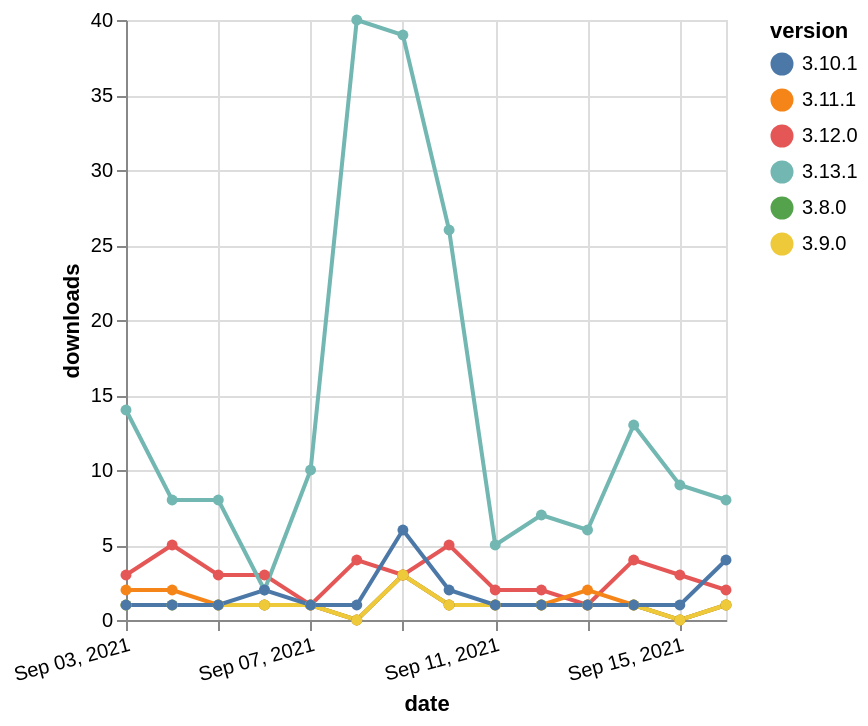

Vega-Lite specification stored for this chart:
### Vega-Lite specification from a JSON file in a GitHub repository (floating-point values rounded to 4 significant figures)
{"$schema": "https://vega.github.io/schema/vega-lite/v5.json", "description": "A simple bar chart with embedded data.", "data": {"values": [{"date": "2021-09-03", "total": 261, "delta": 1, "version": "3.8.0"}, {"date": "2021-09-04", "total": 262, "delta": 1, "version": "3.8.0"}, {"date": "2021-09-05", "total": 263, "delta": 1, "version": "3.8.0"}, {"date": "2021-09-06", "total": 264, "delta": 1, "version": "3.8.0"}, {"date": "2021-09-07", "total": 265, "delta": 1, "version": "3.8.0"}, {"date": "2021-09-08", "total": 265, "delta": 0, "version": "3.8.0"}, {"date": "2021-09-09", "total": 268, "delta": 3, "version": "3.8.0"}, {"date": "2021-09-10", "total": 269, "delta": 1, "version": "3.8.0"}, {"date": "2021-09-11", "total": 270, "delta": 1, "version": "3.8.0"}, {"date": "2021-09-12", "total": 271, "delta": 1, "version": "3.8.0"}, {"date": "2021-09-13", "total": 272, "delta": 1, "version": "3.8.0"}, {"date": "2021-09-14", "total": 273, "delta": 1, "version": "3.8.0"}, {"date": "2021-09-15", "total": 273, "delta": 0, "version": "3.8.0"}, {"date": "2021-09-16", "total": 274, "delta": 1, "version": "3.8.0"}, {"date": "2021-09-03", "total": 2265, "delta": 3, "version": "3.12.0"}, {"date": "2021-09-04", "total": 2270, "delta": 5, "version": "3.12.0"}, {"date": "2021-09-05", "total": 2273, "delta": 3, "version": "3.12.0"}, {"date": "2021-09-06", "total": 2276, "delta": 3, "version": "3.12.0"}, {"date": "2021-09-07", "total": 2277, "delta": 1, "version": "3.12.0"}, {"date": "2021-09-08", "total": 2281, "delta": 4, "version": "3.12.0"}, {"date": "2021-09-09", "total": 2284, "delta": 3, "version": "3.12.0"}, {"date": "2021-09-10", "total": 2289, "delta": 5, "version": "3.12.0"}, {"date": "2021-09-11", "total": 2291, "delta": 2, "version": "3.12.0"}, {"date": "2021-09-12", "total": 2293, "delta": 2, "version": "3.12.0"}, {"date": "2021-09-13", "total": 2294, "delta": 1, "version": "3.12.0"}, {"date": "2021-09-14", "total": 2298, "delta": 4, "version": "3.12.0"}, {"date": "2021-09-15", "total": 2301, "delta": 3, "version": "3.12.0"}, {"date": "2021-09-16", "total": 2303, "delta": 2, "version": "3.12.0"}, {"date": "2021-09-03", "total": 4930, "delta": 2, "version": "3.11.1"}, {"date": "2021-09-04", "total": 4932, "delta": 2, "version": "3.11.1"}, {"date": "2021-09-05", "total": 4933, "delta": 1, "version": "3.11.1"}, {"date": "2021-09-06", "total": 4934, "delta": 1, "version": "3.11.1"}, {"date": "2021-09-07", "total": 4935, "delta": 1, "version": "3.11.1"}, {"date": "2021-09-08", "total": 4935, "delta": 0, "version": "3.11.1"}, {"date": "2021-09-09", "total": 4938, "delta": 3, "version": "3.11.1"}, {"date": "2021-09-10", "total": 4939, "delta": 1, "version": "3.11.1"}, {"date": "2021-09-11", "total": 4940, "delta": 1, "version": "3.11.1"}, {"date": "2021-09-12", "total": 4941, "delta": 1, "version": "3.11.1"}, {"date": "2021-09-13", "total": 4943, "delta": 2, "version": "3.11.1"}, {"date": "2021-09-14", "total": 4944, "delta": 1, "version": "3.11.1"}, {"date": "2021-09-15", "total": 4944, "delta": 0, "version": "3.11.1"}, {"date": "2021-09-16", "total": 4945, "delta": 1, "version": "3.11.1"}, {"date": "2021-09-03", "total": 627, "delta": 14, "version": "3.13.1"}, {"date": "2021-09-04", "total": 635, "delta": 8, "version": "3.13.1"}, {"date": "2021-09-05", "total": 643, "delta": 8, "version": "3.13.1"}, {"date": "2021-09-06", "total": 645, "delta": 2, "version": "3.13.1"}, {"date": "2021-09-07", "total": 655, "delta": 10, "version": "3.13.1"}, {"date": "2021-09-08", "total": 695, "delta": 40, "version": "3.13.1"}, {"date": "2021-09-09", "total": 734, "delta": 39, "version": "3.13.1"}, {"date": "2021-09-10", "total": 760, "delta": 26, "version": "3.13.1"}, {"date": "2021-09-11", "total": 765, "delta": 5, "version": "3.13.1"}, {"date": "2021-09-12", "total": 772, "delta": 7, "version": "3.13.1"}, {"date": "2021-09-13", "total": 778, "delta": 6, "version": "3.13.1"}, {"date": "2021-09-14", "total": 791, "delta": 13, "version": "3.13.1"}, {"date": "2021-09-15", "total": 800, "delta": 9, "version": "3.13.1"}, {"date": "2021-09-16", "total": 808, "delta": 8, "version": "3.13.1"}, {"date": "2021-09-03", "total": 188, "delta": 1, "version": "3.9.0"}, {"date": "2021-09-04", "total": 189, "delta": 1, "version": "3.9.0"}, {"date": "2021-09-05", "total": 190, "delta": 1, "version": "3.9.0"}, {"date": "2021-09-06", "total": 191, "delta": 1, "version": "3.9.0"}, {"date": "2021-09-07", "total": 192, "delta": 1, "version": "3.9.0"}, {"date": "2021-09-08", "total": 192, "delta": 0, "version": "3.9.0"}, {"date": "2021-09-09", "total": 195, "delta": 3, "version": "3.9.0"}, {"date": "2021-09-10", "total": 196, "delta": 1, "version": "3.9.0"}, {"date": "2021-09-11", "total": 197, "delta": 1, "version": "3.9.0"}, {"date": "2021-09-12", "total": 198, "delta": 1, "version": "3.9.0"}, {"date": "2021-09-13", "total": 199, "delta": 1, "version": "3.9.0"}, {"date": "2021-09-14", "total": 200, "delta": 1, "version": "3.9.0"}, {"date": "2021-09-15", "total": 200, "delta": 0, "version": "3.9.0"}, {"date": "2021-09-16", "total": 201, "delta": 1, "version": "3.9.0"}, {"date": "2021-09-03", "total": 1931, "delta": 1, "version": "3.10.1"}, {"date": "2021-09-04", "total": 1932, "delta": 1, "version": "3.10.1"}, {"date": "2021-09-05", "total": 1933, "delta": 1, "version": "3.10.1"}, {"date": "2021-09-06", "total": 1935, "delta": 2, "version": "3.10.1"}, {"date": "2021-09-07", "total": 1936, "delta": 1, "version": "3.10.1"}, {"date": "2021-09-08", "total": 1937, "delta": 1, "version": "3.10.1"}, {"date": "2021-09-09", "total": 1943, "delta": 6, "version": "3.10.1"}, {"date": "2021-09-10", "total": 1945, "delta": 2, "version": "3.10.1"}, {"date": "2021-09-11", "total": 1946, "delta": 1, "version": "3.10.1"}, {"date": "2021-09-12", "total": 1947, "delta": 1, "version": "3.10.1"}, {"date": "2021-09-13", "total": 1948, "delta": 1, "version": "3.10.1"}, {"date": "2021-09-14", "total": 1949, "delta": 1, "version": "3.10.1"}, {"date": "2021-09-15", "total": 1950, "delta": 1, "version": "3.10.1"}, {"date": "2021-09-16", "total": 1954, "delta": 4, "version": "3.10.1"}]}, "width": "container", "mark": {"type": "line", "point": {"filled": true}}, "encoding": {"x": {"field": "date", "type": "temporal", "timeUnit": "yearmonthdate", "title": "date", "axis": {"labelAngle": -15}}, "y": {"field": "delta", "type": "quantitative", "title": "downloads"}, "color": {"field": "version", "type": "nominal"}, "tooltip": {"field": "delta"}}}
